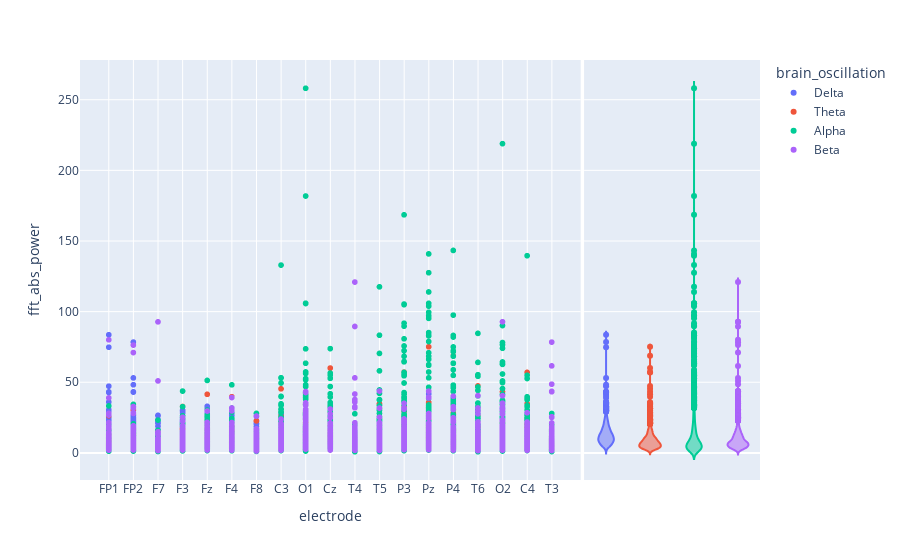

Write notebook code for a chart like this one.
### Markdown cell above
### And finally, theta waves are also central and posterior

### Code cell
import plotly.express as px
df = df_eeg
fig = px.scatter(df, x="electrode", y="fft_abs_power", color="brain_oscillation", marginal_y="violin")
fig.show()

### Figure 1 — Plotly figure (JSON) as saved in the notebook; plotly's stock layout.template omitted (floating-point values rounded to 4 significant figures; data arrays with more than 128 entries replaced by an {"elided": "..."} marker saying what was removed)
{"data": [{"hovertemplate": "brain_oscillation=Delta<br>electrode=%{x}<br>fft_abs_power=%{y}<extra></extra>", "legendgroup": "Delta", "marker": {"color": "#636efa", "symbol": "circle"}, "mode": "markers", "name": "Delta", "showlegend": true, "type": "scattergl", "x": {"elided": "1824 str values"}, "xaxis": "x", "y": {"elided": "1824 float values"}, "yaxis": "y"}, {"alignmentgroup": "True", "hovertemplate": "brain_oscillation=Delta<br>fft_abs_power=%{y}<extra></extra>", "legendgroup": "Delta", "marker": {"color": "#636efa", "symbol": "circle"}, "name": "Delta", "offsetgroup": "Delta", "scalegroup": "y", "showlegend": false, "type": "violin", "xaxis": "x2", "y": {"elided": "1824 float values"}, "yaxis": "y2"}, {"hovertemplate": "brain_oscillation=Theta<br>electrode=%{x}<br>fft_abs_power=%{y}<extra></extra>", "legendgroup": "Theta", "marker": {"color": "#EF553B", "symbol": "circle"}, "mode": "markers", "name": "Theta", "showlegend": true, "type": "scattergl", "x": {"elided": "1824 str values"}, "xaxis": "x", "y": {"elided": "1824 float values"}, "yaxis": "y"}, {"alignmentgroup": "True", "hovertemplate": "brain_oscillation=Theta<br>fft_abs_power=%{y}<extra></extra>", "legendgroup": "Theta", "marker": {"color": "#EF553B", "symbol": "circle"}, "name": "Theta", "offsetgroup": "Theta", "scalegroup": "y", "showlegend": false, "type": "violin", "xaxis": "x2", "y": {"elided": "1824 float values"}, "yaxis": "y2"}, {"hovertemplate": "brain_oscillation=Alpha<br>electrode=%{x}<br>fft_abs_power=%{y}<extra></extra>", "legendgroup": "Alpha", "marker": {"color": "#00cc96", "symbol": "circle"}, "mode": "markers", "name": "Alpha", "showlegend": true, "type": "scattergl", "x": {"elided": "1824 str values"}, "xaxis": "x", "y": {"elided": "1824 float values"}, "yaxis": "y"}, {"alignmentgroup": "True", "hovertemplate": "brain_oscillation=Alpha<br>fft_abs_power=%{y}<extra></extra>", "legendgroup": "Alpha", "marker": {"color": "#00cc96", "symbol": "circle"}, "name": "Alpha", "offsetgroup": "Alpha", "scalegroup": "y", "showlegend": false, "type": "violin", "xaxis": "x2", "y": {"elided": "1824 float values"}, "yaxis": "y2"}, {"hovertemplate": "brain_oscillation=Beta<br>electrode=%{x}<br>fft_abs_power=%{y}<extra></extra>", "legendgroup": "Beta", "marker": {"color": "#ab63fa", "symbol": "circle"}, "mode": "markers", "name": "Beta", "showlegend": true, "type": "scattergl", "x": {"elided": "1824 str values"}, "xaxis": "x", "y": {"elided": "1824 float values"}, "yaxis": "y"}, {"alignmentgroup": "True", "hovertemplate": "brain_oscillation=Beta<br>fft_abs_power=%{y}<extra></extra>", "legendgroup": "Beta", "marker": {"color": "#ab63fa", "symbol": "circle"}, "name": "Beta", "offsetgroup": "Beta", "scalegroup": "y", "showlegend": false, "type": "violin", "xaxis": "x2", "y": {"elided": "1824 float values"}, "yaxis": "y2"}], "layout": {"legend": {"title": {"text": "brain_oscillation"}, "tracegroupgap": 0}, "margin": {"t": 60}, "xaxis": {"anchor": "y", "domain": [0, 0.7363], "title": {"text": "electrode"}}, "xaxis2": {"anchor": "y2", "domain": [0.7413, 1], "matches": "x2", "showgrid": false, "showline": false, "showticklabels": false, "ticks": ""}, "yaxis": {"anchor": "x", "domain": [0, 1], "title": {"text": "fft_abs_power"}}, "yaxis2": {"anchor": "x2", "domain": [0, 1], "matches": "y", "showgrid": true, "showticklabels": false}}}
